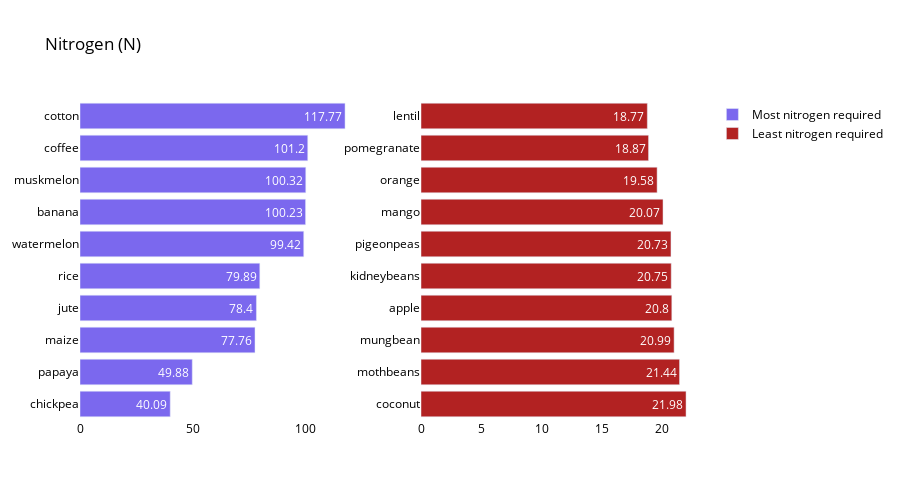

Notebook code for this chart:
### Markdown cell above
### Nitrogen Analysis

### Code cell
crop_summary_N = crop_summary.sort_values(by='N', ascending=False)
fig = make_subplots(rows=1, cols=2)
top = {
    'y' : crop_summary_N['N'][0:10].sort_values().index,
    'x' : crop_summary_N['N'][0:10].sort_values()
}
last = {
    'y' : crop_summary_N['N'][-10:].index,
    'x' : crop_summary_N['N'][-10:]
}
fig.add_trace(
    go.Bar(top,
           name="Most nitrogen required",
           marker_color=random.choice(colors),
           orientation='h',
          text=top['x']),
    row=1, col=1
)
fig.add_trace(
    go.Bar(last,
           name="Least nitrogen required",
           marker_color=random.choice(colors),
           orientation='h',
          text=last['x']),
    row=1, col=2
)
fig.update_traces(texttemplate='%{text}', textposition='inside')
fig.update_layout(title_text="Nitrogen (N)",
                  plot_bgcolor='white',
                  font_size=12, 
                  font_color='black',
                 height=500)
fig.update_xaxes(showgrid=False)
fig.update_yaxes(showgrid=False)
fig.show()

### Figure 1 — Plotly figure (JSON) as saved in the notebook; plotly's stock layout.template omitted (floating-point values rounded to 4 significant figures)
{"data": [{"marker": {"color": "#7B68EE"}, "name": "Most nitrogen required", "orientation": "h", "text": [40.09, 49.88, 77.76, 78.4, 79.89, 99.42, 100.2, 100.3, 101.2, 117.8], "textposition": "inside", "texttemplate": "%{text}", "type": "bar", "x": [40.09, 49.88, 77.76, 78.4, 79.89, 99.42, 100.2, 100.3, 101.2, 117.8], "xaxis": "x", "y": ["chickpea", "papaya", "maize", "jute", "rice", "watermelon", "banana", "muskmelon", "coffee", "cotton"], "yaxis": "y"}, {"marker": {"color": "#B22222"}, "name": "Least nitrogen required", "orientation": "h", "text": [21.98, 21.44, 20.99, 20.8, 20.75, 20.73, 20.07, 19.58, 18.87, 18.77], "textposition": "inside", "texttemplate": "%{text}", "type": "bar", "x": [21.98, 21.44, 20.99, 20.8, 20.75, 20.73, 20.07, 19.58, 18.87, 18.77], "xaxis": "x2", "y": ["coconut", "mothbeans", "mungbean", "apple", "kidneybeans", "pigeonpeas", "mango", "orange", "pomegranate", "lentil"], "yaxis": "y2"}], "layout": {"font": {"color": "black", "size": 12}, "height": 500, "plot_bgcolor": "white", "title": {"text": "Nitrogen (N)"}, "xaxis": {"anchor": "y", "domain": [0, 0.45], "showgrid": false}, "xaxis2": {"anchor": "y2", "domain": [0.55, 1], "showgrid": false}, "yaxis": {"anchor": "x", "domain": [0, 1], "showgrid": false}, "yaxis2": {"anchor": "x2", "domain": [0, 1], "showgrid": false}}}
